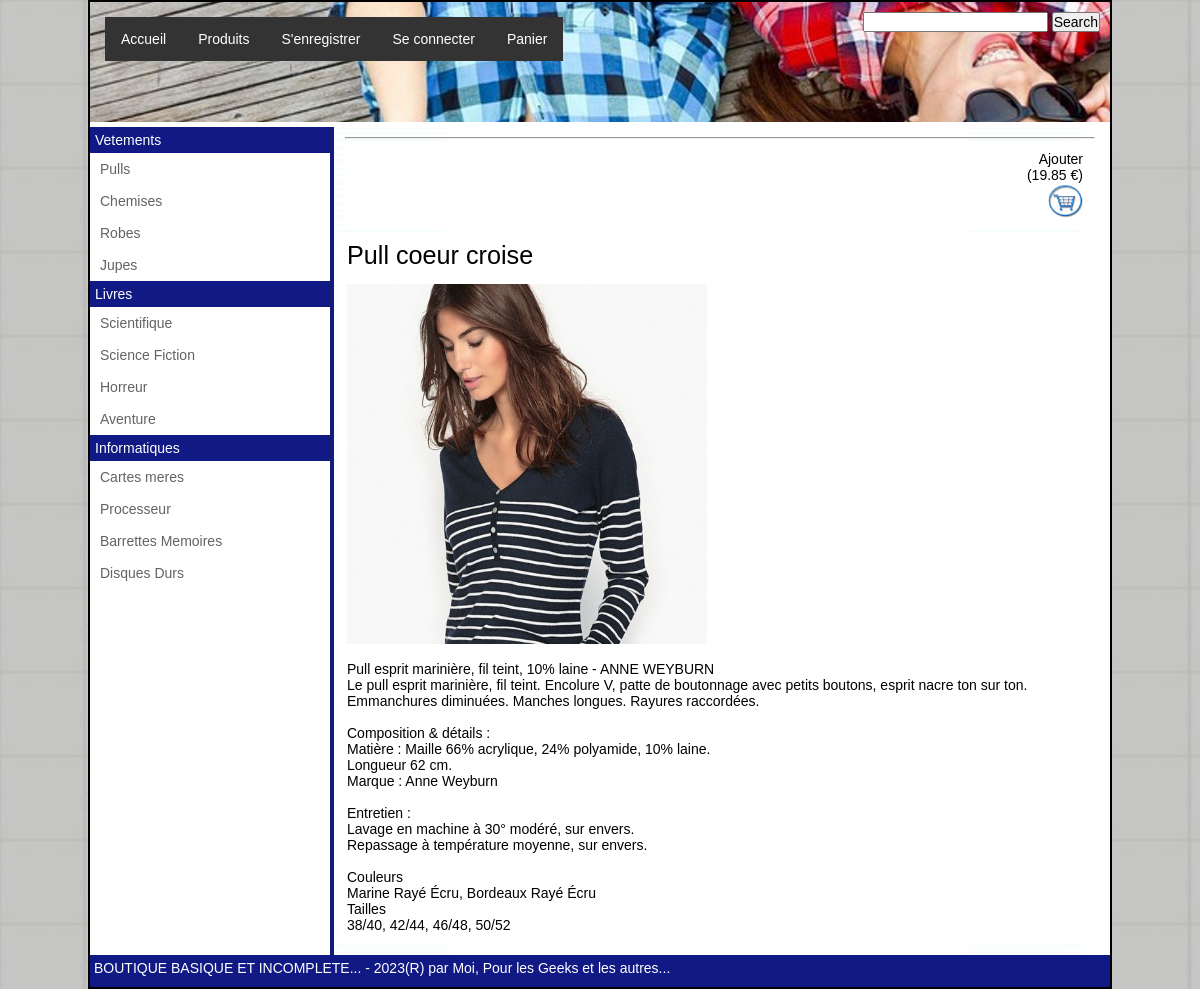
The page /index.php?idart=3 on the database its author committed.
### tables this page shows
CREATE TABLE `sous_categories` (
  `idsscategorie` int(11) NOT NULL,
  `nomsscategorie` varchar(48) NOT NULL,
  `idcategorieparent` int(11) NOT NULL
);

CREATE TABLE `produits` (
  `idArticle` int(11) NOT NULL,
  `nomArticle` varchar(64) DEFAULT NULL,
  `idSscategorie` int(11) DEFAULT NULL,
  `photoArticle` varchar(127) DEFAULT NULL,
  `descArticle` longtext,
  `prixArticle` decimal(5,2) DEFAULT NULL
);

### controllers/ctrl_main.php (called while the page is built, shortened)
<?php
require_once ("tools/config.php");
require_once ("tools/multiload.php");
$id_ssCat=0;
$id_Art=0;
if (isset($_GET['idsscat'])) {
    if(!empty($_GET["idsscat"])){
        $id_ssCat = protect_montexte($_GET["idsscat"]);
    }
    if( $id_ssCat <> 0){
        $modArticles = new ModArticles();
        $articles = $modArticles->getArticlesofSsCat($id_ssCat);
        $str_inc = "views/view_detailsCategorie.php";
    }
} else if (isset($_GET['idart'])) {
    if(!empty($_GET["idart"])){
        $id_Art = protect_montexte($_GET["idart"]);
    }
    if( $id_Art <> 0){
        $modArticles = new ModArticles();
        $article = $modArticles->getArticle($id_Art);
    }
} else if(isset($txtSearch) && !empty($txtSearch)){
    $str_inc ="resultSearch.php";
} else if(isset($_GET['all'])){
    $modArticles = new ModArticles();
    $allArticles = $modArticles->getAllArticles();
    $str_inc ="views/view_afficherall.php";
} else if(isset($_GET['act'])){
    $str_inc ="views/view_afficherpanier.php";
}else {
    $str_inc ="views/view_bienvenue.html";
}
require_once ("views/view_index.php");

### index.php (called while the page is built)
<?php
require_once ("controllers/ctrl_main.php");

### tools/multiload.php (called while the page is built, shortened)
<?php
spl_autoload_register(function ($className) {
    $dirs = ['models','tools'];
    try {
        foreach ($dirs as $dir) {
            $f = "$dir/$className.php";
            if (file_exists($f)) {
                $err = false;
                break;
            }
        }
    } catch (Exception $e) {
        echo "erreur : " . $e->getMessage();
        die();
    }
});

### models/modcategories.php (called while the page is built)
<?php
class ModCategories implements Conn_db
{
    private $conn;
    public function __construct()
    {
        try {
            $dsn = "mysql:host=localhost;dbname=".self::C_dbname;
            $this->conn = new PDO($dsn, self::C_dbuser, self::C_dbpass, array(PDO::ATTR_ERRMODE => PDO::ERRMODE_EXCEPTION));
        } catch (PDOException $p) {
            die('Erreur de connexion. Err : ' . $p->getMessage());
        }
    }
    public function getAllcategories()
    {
        $query = "SELECT * FROM categories";
        $res = $this->conn->query($query);
        return $res;
    }
    public function getSousCategories($id)
    {
        $query = "SELECT * FROM sous_categories where idcategorieparent = :idcat";
        $stmt = $this->conn->prepare($query);
        $stmt->bindParam(':idcat', $id, PDO::PARAM_INT);
        $stmt->execute();
        return $stmt;
    }
}

### models/modleftmenu.php (called while the page is built)
<?php
class ModLeftMenu
{
    public function buildLeftMenu()
    {
        $cat = new ModCategories();
        $qry_result = $cat->getAllcategories();
        $res = [];
        while ($row = $qry_result->fetch(PDO::FETCH_ASSOC)) {
            $res[$row['nomcategorie']] = [];
            $ssres = $cat->getSousCategories($row['idcategorie']);
            while($row_Ss = $ssres->fetch(PDO::FETCH_ASSOC)){
                array_push($res[$row['nomcategorie']], [$row_Ss['idsscategorie'],$row_Ss['nomsscategorie']]);
            }
        }
        return  $res;
    }
}

### models/modarticles.php (called while the page is built, shortened)
<?php
class ModArticles implements Conn_db
{
    private $conn;
    public function __construct()
    {
        try {
            $dsn = "mysql:host=localhost;dbname=".self::C_dbname;
            $this->conn = new PDO($dsn, self::C_dbuser, self::C_dbpass, array(PDO::ATTR_ERRMODE => PDO::ERRMODE_EXCEPTION));
        } catch (PDOException $p) {
            die('Erreur de connexion. Err : ' . $p->getMessage());
        }
    }
    function getArticle($idArt){
        $query = "SELECT * FROM produits where idarticle = :idart";
        $stmt = $this->conn->prepare($query);
        $stmt->bindParam(':idart', $idArt, PDO::PARAM_INT);
        $stmt->execute();
        return $stmt;
    }
}

### tools/config.php (called while the page is built, shortened)
<?php
function protect_montexte($montexte) {
    $montexte = trim($montexte);
    $montexte = stripslashes($montexte);
    $montexte = htmlspecialchars($montexte);
    return $montexte;
}

### views/view_article.php (the view)
<?php
$return_string="";
if($article->rowCount() > 0 ){
    while($row = $article->fetch(PDO::FETCH_ASSOC)) {
        $return_string .= '<hr><p class="ajoutpanier">Ajouter<br>('.$row['prixArticle'].' €)<br>';
        $return_string .= '<a href="miscs/ajoutpanier.php?idart='.$row['idArticle'].'"><img src="assets/img/panier.jpg" width=36 height=36></a>';
        $return_string .= '<br></p>'."\n";
        $return_string .= '<p class="titrearticle">'.utf8_encode($row['nomArticle']).'</p>'  .  "\n";
        $return_string .= '<p><img src="'.$row['photoArticle'].'" alt="'. $row['nomArticle'] .'" width=360 height=360></p>'."\n";
        $return_string .= '<p>'.utf8_encode($row['descArticle']).'</p>';
    }
}else {
    $return_string .= '<h1>Article introuvable ...</h1>';
}
echo $return_string;

### views/view_left_menu.php
<?php
$menu_string = '<ul>';
foreach ($resLeftMenu as $catM => $SsCats) {
    $menu_string  .= '<li class="licategorie">' . $catM . '</li>';
    foreach ($SsCats as $SsCatName) {
        $menu_string .= '<li class="lisscategorie">';
        $menu_string .= '<a href="index.php?idsscat=' . $SsCatName[0] . '">' . $SsCatName[1] . '</a>';
        $menu_string .= '</li>';
    }
}
$menu_string .= '</ul>';
echo $menu_string;

### assets/css/index.css (style rules this page uses)
*,html { padding : 0px; margin : 0px; font-family: Arial, Helvetica, sans-serif; font-size: 14px; box-sizing: border-box; }
body { background-image: url("../img/bgBazar.jpg"); background-repeat: both; }
#contentblock a { text-decoration: none; }
#contentblock p { background-color: white; text-justify: auto; color:#000000; padding: 7px; }
.licategorie { background-color: #111985; color: white; padding: 5px; }
#leftmenu ul { list-style-type: none; margin: 0; padding: 0; }
#leftmenu li a { color: rgb(99, 99, 99); text-decoration: none; white-space: nowrap; display: block; padding: 8px 10px ; }
.titrearticle { font-size: 1.8em; }
.ajoutpanier { background-color: rgb(100, 180, 240); padding: 5px; margin: 5px; border: 0px; text-align: right; }

### rows shown on the page
sous_categories: nomsscategorie "Pulls"
sous_categories: nomsscategorie "Chemises"
sous_categories: nomsscategorie "Robes"
sous_categories: nomsscategorie "Jupes"
sous_categories: nomsscategorie "Scientifique"
sous_categories: nomsscategorie "Science Fiction"
sous_categories: nomsscategorie "Horreur"
sous_categories: nomsscategorie "Aventure"
sous_categories: nomsscategorie "Cartes meres"
sous_categories: nomsscategorie "Processeur"
sous_categories: nomsscategorie "Barrettes Memoires"
sous_categories: nomsscategorie "Disques Durs"
produits: prixArticle "19.85", nomArticle "Pull coeur croise", photoArticle (picture), descArticle "Pull esprit marinière, fil teint, 10% laine - ANNE WEYBURN Le pull esprit marinière, fil teint. Encolure V, patte de boutonnage avec petits boutons, esprit nacre ton sur ton. Emmanchures diminuées. Manches longues. Rayures raccordées. Composition & détails : Matière : Maille 66% acrylique, 24% polyamide, 10% laine. Longueur 62 cm. Marque : Anne Weyburn Entretien : Lavage en machine à 30° modéré, sur envers. Repassage à température moyenne, sur envers. Couleurs Marine Rayé Écru, Bordeaux Rayé Écru Tailles 38/40, 42/44, 46/48, 50/52"

### other values the page prints
$catM "Vetements"
$catM "Livres"
$catM "Informatiques"
$sitetitle "BOUTIQUE BASIQUE ET INCOMPLETE..."
$siteslogan "Pour les Geeks et les autres..."
